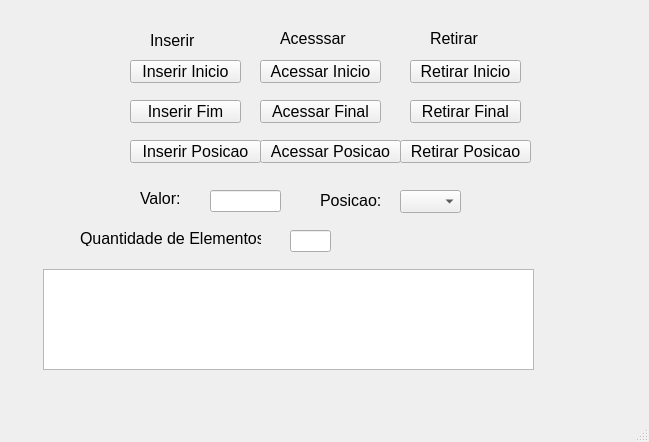
<?xml version="1.0" encoding="UTF-8"?>
<ui version="4.0">
 <class>MainWindow</class>
 <widget class="QMainWindow" name="MainWindow">
  <property name="geometry">
   <rect>
    <x>0</x>
    <y>0</y>
    <width>649</width>
    <height>442</height>
   </rect>
  </property>
  <property name="windowTitle">
   <string>MainWindow</string>
  </property>
  <widget class="QWidget" name="centralwidget">
   <widget class="QPushButton" name="pushButtonAcessarInicio">
    <property name="geometry">
     <rect>
      <x>260</x>
      <y>60</y>
      <width>121</width>
      <height>23</height>
     </rect>
    </property>
    <property name="font">
     <font>
      <pointsize>12</pointsize>
     </font>
    </property>
    <property name="text">
     <string>Acessar Inicio</string>
    </property>
    <property name="icon">
     <iconset resource="photos.qrc">
      <normaloff>:/new/files/lupa.png</normaloff>:/new/files/lupa.png</iconset>
    </property>
   </widget>
   <widget class="QPushButton" name="pushButtonRetirarInicio">
    <property name="geometry">
     <rect>
      <x>410</x>
      <y>60</y>
      <width>111</width>
      <height>23</height>
     </rect>
    </property>
    <property name="font">
     <font>
      <pointsize>12</pointsize>
     </font>
    </property>
    <property name="text">
     <string>Retirar Inicio</string>
    </property>
    <property name="icon">
     <iconset resource="photos.qrc">
      <normaloff>:/new/files/saida.png</normaloff>:/new/files/saida.png</iconset>
    </property>
   </widget>
   <widget class="QPushButton" name="pushButton">
    <property name="geometry">
     <rect>
      <x>130</x>
      <y>60</y>
      <width>111</width>
      <height>23</height>
     </rect>
    </property>
    <property name="font">
     <font>
      <pointsize>12</pointsize>
     </font>
    </property>
    <property name="text">
     <string>Inserir Inicio</string>
    </property>
    <property name="icon">
     <iconset resource="photos.qrc">
      <normaloff>:/new/files/inserir.png</normaloff>:/new/files/inserir.png</iconset>
    </property>
   </widget>
   <widget class="QLineEdit" name="lineEditValor">
    <property name="geometry">
     <rect>
      <x>210</x>
      <y>190</y>
      <width>71</width>
      <height>22</height>
     </rect>
    </property>
   </widget>
   <widget class="QLabel" name="label">
    <property name="geometry">
     <rect>
      <x>140</x>
      <y>190</y>
      <width>51</width>
      <height>16</height>
     </rect>
    </property>
    <property name="font">
     <font>
      <pointsize>12</pointsize>
     </font>
    </property>
    <property name="text">
     <string>Valor:</string>
    </property>
   </widget>
   <widget class="QLabel" name="label_2">
    <property name="geometry">
     <rect>
      <x>150</x>
      <y>30</y>
      <width>51</width>
      <height>20</height>
     </rect>
    </property>
    <property name="font">
     <font>
      <pointsize>12</pointsize>
     </font>
    </property>
    <property name="text">
     <string>Inserir</string>
    </property>
   </widget>
   <widget class="QLabel" name="label_3">
    <property name="geometry">
     <rect>
      <x>280</x>
      <y>30</y>
      <width>71</width>
      <height>16</height>
     </rect>
    </property>
    <property name="font">
     <font>
      <pointsize>12</pointsize>
     </font>
    </property>
    <property name="text">
     <string>Acesssar</string>
    </property>
   </widget>
   <widget class="QPushButton" name="pushButtonAcessarFinal">
    <property name="geometry">
     <rect>
      <x>260</x>
      <y>100</y>
      <width>121</width>
      <height>23</height>
     </rect>
    </property>
    <property name="font">
     <font>
      <pointsize>12</pointsize>
     </font>
    </property>
    <property name="text">
     <string>Acessar Final</string>
    </property>
    <property name="icon">
     <iconset resource="photos.qrc">
      <normaloff>:/new/files/lupa.png</normaloff>:/new/files/lupa.png</iconset>
    </property>
   </widget>
   <widget class="QLabel" name="label_4">
    <property name="geometry">
     <rect>
      <x>430</x>
      <y>30</y>
      <width>61</width>
      <height>16</height>
     </rect>
    </property>
    <property name="font">
     <font>
      <pointsize>12</pointsize>
     </font>
    </property>
    <property name="text">
     <string>Retirar</string>
    </property>
   </widget>
   <widget class="QPushButton" name="pushButtonRetirarFinal">
    <property name="geometry">
     <rect>
      <x>410</x>
      <y>100</y>
      <width>111</width>
      <height>23</height>
     </rect>
    </property>
    <property name="font">
     <font>
      <pointsize>12</pointsize>
     </font>
    </property>
    <property name="text">
     <string>Retirar Final</string>
    </property>
    <property name="icon">
     <iconset resource="photos.qrc">
      <normaloff>:/new/files/saida.png</normaloff>:/new/files/saida.png</iconset>
    </property>
   </widget>
   <widget class="QPushButton" name="pushButtonInsertLast">
    <property name="geometry">
     <rect>
      <x>130</x>
      <y>100</y>
      <width>111</width>
      <height>23</height>
     </rect>
    </property>
    <property name="font">
     <font>
      <pointsize>12</pointsize>
     </font>
    </property>
    <property name="text">
     <string>Inserir Fim</string>
    </property>
    <property name="icon">
     <iconset resource="photos.qrc">
      <normaloff>:/new/files/inserir.png</normaloff>:/new/files/inserir.png</iconset>
    </property>
   </widget>
   <widget class="QLineEdit" name="lineEditElements">
    <property name="geometry">
     <rect>
      <x>290</x>
      <y>230</y>
      <width>41</width>
      <height>22</height>
     </rect>
    </property>
   </widget>
   <widget class="QLabel" name="label_5">
    <property name="geometry">
     <rect>
      <x>80</x>
      <y>230</y>
      <width>181</width>
      <height>16</height>
     </rect>
    </property>
    <property name="font">
     <font>
      <pointsize>12</pointsize>
     </font>
    </property>
    <property name="text">
     <string>Quantidade de Elementos:</string>
    </property>
   </widget>
   <widget class="QLabel" name="labelMe">
    <property name="geometry">
     <rect>
      <x>0</x>
      <y>0</y>
      <width>101</width>
      <height>131</height>
     </rect>
    </property>
    <property name="text">
     <string/>
    </property>
    <property name="pixmap">
     <pixmap resource="photos.qrc">:/new/files/myPhoto.jpg</pixmap>
    </property>
    <property name="scaledContents">
     <bool>true</bool>
    </property>
   </widget>
   <widget class="QTextEdit" name="textEditExit">
    <property name="geometry">
     <rect>
      <x>43</x>
      <y>269</y>
      <width>491</width>
      <height>101</height>
     </rect>
    </property>
   </widget>
   <widget class="QComboBox" name="comboBox">
    <property name="geometry">
     <rect>
      <x>400</x>
      <y>190</y>
      <width>61</width>
      <height>23</height>
     </rect>
    </property>
   </widget>
   <widget class="QLabel" name="label_6">
    <property name="geometry">
     <rect>
      <x>320</x>
      <y>190</y>
      <width>71</width>
      <height>20</height>
     </rect>
    </property>
    <property name="font">
     <font>
      <pointsize>12</pointsize>
     </font>
    </property>
    <property name="text">
     <string>Posicao:</string>
    </property>
   </widget>
   <widget class="QPushButton" name="pushButtonRetirarPosicao">
    <property name="geometry">
     <rect>
      <x>400</x>
      <y>140</y>
      <width>131</width>
      <height>23</height>
     </rect>
    </property>
    <property name="font">
     <font>
      <pointsize>12</pointsize>
     </font>
    </property>
    <property name="text">
     <string>Retirar Posicao</string>
    </property>
    <property name="icon">
     <iconset resource="photos.qrc">
      <normaloff>:/new/files/saida.png</normaloff>:/new/files/saida.png</iconset>
    </property>
   </widget>
   <widget class="QPushButton" name="pushButtonAcessarPosicao">
    <property name="geometry">
     <rect>
      <x>260</x>
      <y>140</y>
      <width>141</width>
      <height>23</height>
     </rect>
    </property>
    <property name="font">
     <font>
      <pointsize>12</pointsize>
     </font>
    </property>
    <property name="text">
     <string>Acessar Posicao</string>
    </property>
    <property name="icon">
     <iconset resource="photos.qrc">
      <normaloff>:/new/files/lupa.png</normaloff>:/new/files/lupa.png</iconset>
    </property>
   </widget>
   <widget class="QPushButton" name="pushButtonInsertPosicao">
    <property name="geometry">
     <rect>
      <x>130</x>
      <y>140</y>
      <width>131</width>
      <height>23</height>
     </rect>
    </property>
    <property name="font">
     <font>
      <pointsize>12</pointsize>
     </font>
    </property>
    <property name="text">
     <string>Inserir Posicao</string>
    </property>
    <property name="icon">
     <iconset resource="photos.qrc">
      <normaloff>:/new/files/inserir.png</normaloff>:/new/files/inserir.png</iconset>
    </property>
   </widget>
  </widget>
  <widget class="QMenuBar" name="menubar">
   <property name="geometry">
    <rect>
     <x>0</x>
     <y>0</y>
     <width>649</width>
     <height>20</height>
    </rect>
   </property>
  </widget>
  <widget class="QStatusBar" name="statusbar"/>
 </widget>
 <resources>
  <include location="photos.qrc"/>
 </resources>
 <connections/>
</ui>
